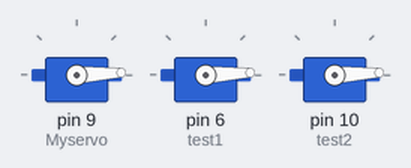
A sketch run on a simulated Arduino Uno, built with avr-gcc and run on an emulated ATmega328P. On the bench: 3 × servo.

Above: at 0.05 s.
At 0.7 s:
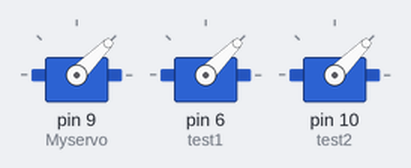
At 1.4 s:
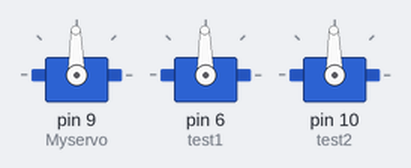
At 2.8 s:
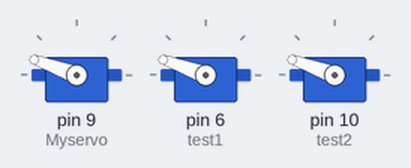
At 4.15 s:
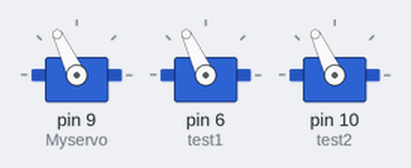
At 5.55 s:
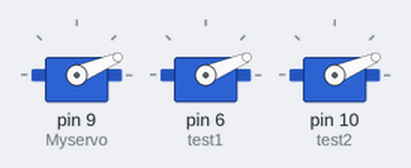
Timing chart, 0 to 9.0 s (numbered marks = the images above):
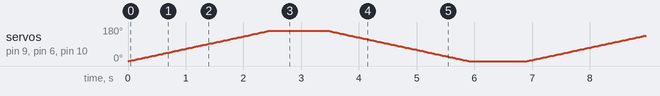

The sketch:

Solenoid_valve.ino
```cpp
#include<Servo.h>
Servo Myservo;
Servo test1;
Servo test2;
int pos;
void setup()
{
Myservo.attach(9);
test1.attach(6);
test2.attach(10);
}

void loop()
{
for(pos=0;pos<=160;pos++){
Myservo.write(pos);
test1.write(pos);
test2.write(pos);
delay(15);
}
delay(1000);
for(pos=160;pos>=0;pos--){
Myservo.write(pos);
test1.write(pos);
test2.write(pos);
delay(15);
}
delay(1000);

}
```
